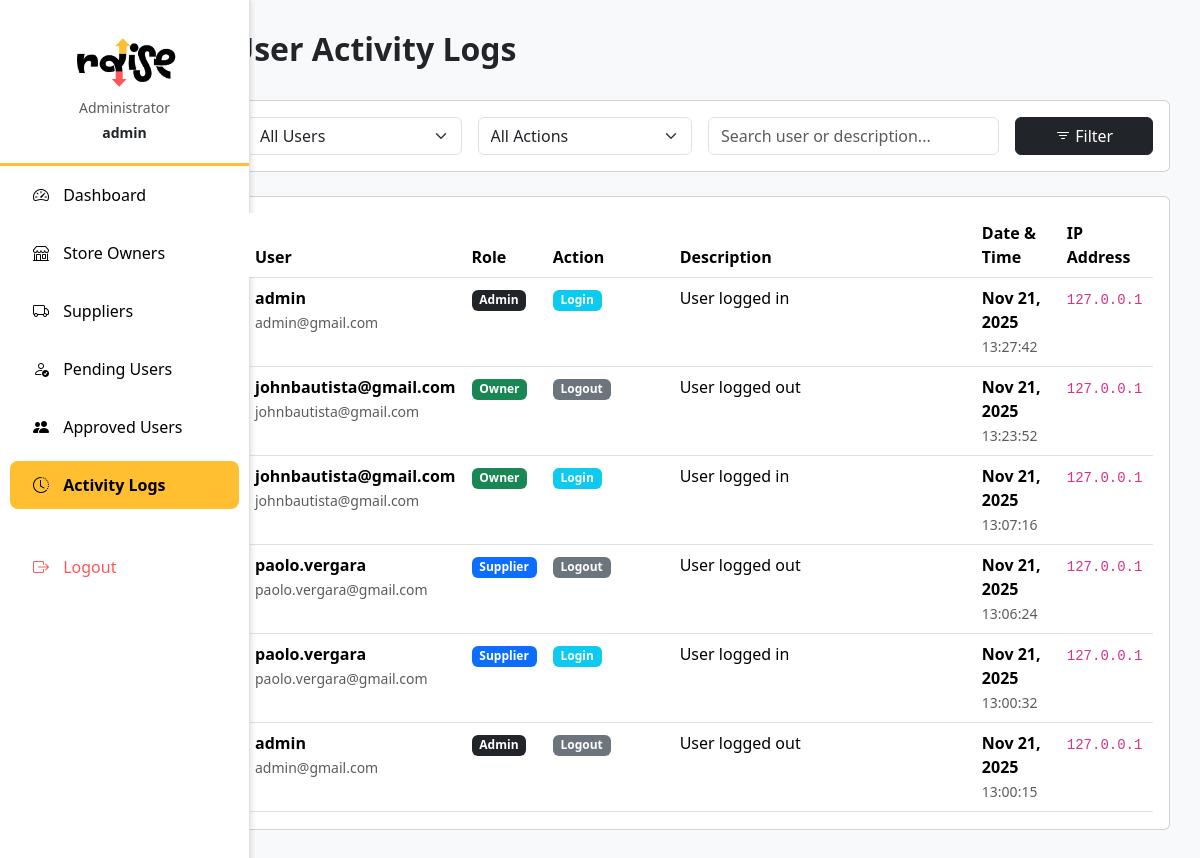
Page /sysadmin/logs/ (signed in) on the earlier database version.
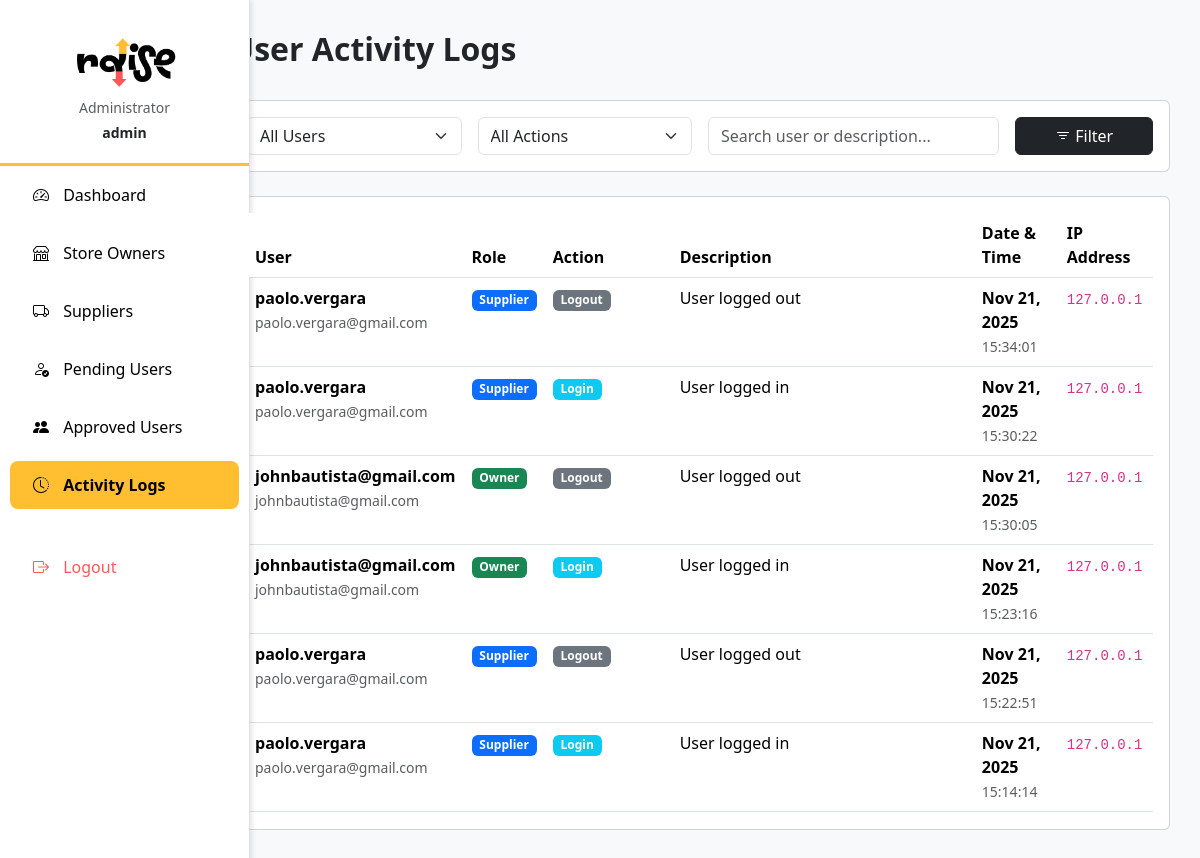
Same page on the later database version.
### myapp/models.py (models this page shows, shortened)
class ActivityLog(models.Model):
    ACTION_CHOICES = [
        ('login', 'Login'),
        ('logout', 'Logout'),
        ('create', 'Create'),
        ('update', 'Update'),
        ('delete', 'Delete'),
        ('order', 'Order Placed'),
        ('status_change', 'Status Changed'),
        ('stock_out', 'Stock Out'),
        ('restock', 'Restock'),
        ('order_approved', 'Order Approved'),
        ('order_rejected', 'Order Rejected'),
        ('order_delivered', 'Order Delivered'),
    ]
    user = models.ForeignKey(User, on_delete=models.CASCADE, related_name='activity_logs')
    action = models.CharField(max_length=20, choices=ACTION_CHOICES)
    description = models.TextField()
    timestamp = models.DateTimeField(auto_now_add=True)
    ip_address = models.GenericIPAddressField(null=True, blank=True)
    class Meta:
        ordering = ['-timestamp']

### myapp/admin_views.py (the view)
    def wrapper(request, *args, **kwargs):
        if not request.user.is_authenticated:
            return redirect('login')
        if not request.user.is_superuser:
            messages.error(request, "Access denied. Admin account required.")
            return redirect('landing')
        return view_func(request, *args, **kwargs)

### myapp/admin_views.py (called while the page is built)
def admin_required(view_func):
    def wrapper(request, *args, **kwargs):
        if not request.user.is_authenticated:
            return redirect('login')
        if not request.user.is_superuser:
            messages.error(request, "Access denied. Admin account required.")
            return redirect('landing')
        return view_func(request, *args, **kwargs)
    return wrapper

### myapp/context_processors.py (called while the page is built)
def notifications_context(request):
    if request.user.is_authenticated:
        return {
            'unread_notifications_count': get_unread_notification_count(request.user),
            'unread_messages_count': get_unread_message_count(request.user),
        }
    return {
        'unread_notifications_count': 0,
        'unread_messages_count': 0,
    }

### myapp/notifications.py (called while the page is built)
def get_unread_notification_count(user):
    return Notification.objects.filter(recipient=user, is_read=False).count()

def get_unread_message_count(user):
    return Message.objects.filter(recipient=user, is_read=False).count()

### myapp/templates/admin/activity_logs.html (shortened to what the changed rows need)
{% extends 'admin/base_new.html' %}
{% block content %}
<div class="d-flex justify-content-between align-items-center mb-4">
  <h2 class="fw-bold">User Activity Logs</h2>
</div>
<div class="card">
  <div class="card-body">
    {% if logs %}
      <div class="table-responsive" style="max-height: 600px; overflow-y: auto;">
        <table class="table table-hover">
          <thead class="sticky-top">
            <tr>
              <th>User</th>
              <th>Role</th>
              <th>Action</th>
              <th>Description</th>
              <th>Date & Time</th>
              <th>IP Address</th>
            </tr>
          </thead>
          <tbody>
            {% for log in logs %}
            <tr>
              <td>
                <strong>{{ log.user.username }}</strong><br>
                <small class="text-muted">{{ log.user.email }}</small>
              </td>
              <td>
                {% if log.user.is_superuser %}
                  <span class="badge bg-dark">Admin</span>
                {% elif log.user.profile.role == 'owner' %}
                  <span class="badge bg-success">Owner</span>
                {% elif log.user.profile.role == 'supplier' %}
                  <span class="badge bg-primary">Supplier</span>
                {% elif log.user.profile.role == 'staff' %}
                  <span class="badge bg-info">Staff</span>
                {% endif %}
              </td>
              <td>
                {% if log.action == 'login' %}
                  <span class="badge bg-info">{{ log.get_action_display }}</span>
                {% elif log.action == 'logout' %}
                  <span class="badge bg-secondary">{{ log.get_action_display }}</span>
                {% elif log.action == 'create' %}
                  <span class="badge bg-success">{{ log.get_action_display }}</span>
                {% elif log.action == 'update' %}
                  <span class="badge bg-warning text-dark">{{ log.get_action_display }}</span>
                {% elif log.action == 'delete' %}
                  <span class="badge bg-danger">{{ log.get_action_display }}</span>
                {% elif log.action == 'order' %}
                  <span class="badge bg-primary">{{ log.get_action_display }}</span>
                {% elif log.action == 'stock_out' %}
                  <span class="badge bg-warning">{{ log.get_action_display }}</span>
                {% elif log.action == 'restock' %}
                  <span class="badge bg-success">{{ log.get_action_display }}</span>
                {% elif log.action == 'order_approved' %}
                  <span class="badge bg-success">{{ log.get_action_display }}</span>
                {% elif log.action == 'order_rejected' %}
                  <span class="badge bg-danger">{{ log.get_action_display }}</span>
                {% elif log.action == 'order_delivered' %}
                  <span class="badge bg-primary">{{ log.get_action_display }}</span>
                {% elif log.action == 'status_change' %}
                  <span class="badge bg-info">{{ log.get_action_display }}</span>
                {% else %}
                  <span class="badge bg-secondary">{{ log.get_action_display }}</span>
                {% endif %}
              </td>
              <td>{{ log.description }}</td>
              <td>
                <strong>{{ log.timestamp|date:"M d, Y" }}</strong><br>
                <small class="text-muted">{{ log.timestamp|date:"H:i:s" }}</small>
              </td>
              <td>
                {% if log.ip_address %}
                  <code>{{ log.ip_address }}</code>
                {% else %}
                  <span class="text-muted">-</span>
                {% endif %}
              </td>
            </tr>
            {% endfor %}
          </tbody>
        </table>
      </div>
    {% else %}
      <div class="text-center py-5">
        <i class="bi bi-clock-history text-muted" style="font-size: 4rem;"></i>
        <h4 class="text-muted mt-3">No Activity Logs</h4>
        <p class="text-muted">User activities will appear here.</p>
      </div>
    {% endif %}
  </div>
</div>
{% endblock %}

Differences in the rows shown:
no longer on this page (row unchanged): ActivityLog: user.username "admin", user.email "admin@gmail.com", shows "Admin", action "Login", description "User logged in", timestamp "Nov 21, 2025", timestamp "13:27:42", ip_address "127.0.0.1"
no longer on this page (row unchanged): ActivityLog: user.username "johnbautista@gmail.com", user.email "johnbautista@gmail.com", shows "Owner", action "Logout", description "User logged out", timestamp "Nov 21, 2025", timestamp "13:23:52", ip_address "127.0.0.1"
no longer on this page (row unchanged): ActivityLog: user.username "johnbautista@gmail.com", user.email "johnbautista@gmail.com", shows "Owner", action "Login", description "User logged in", timestamp "Nov 21, 2025", timestamp "13:07:16", ip_address "127.0.0.1"
no longer on this page (row unchanged): ActivityLog: user.username "paolo.vergara", user.email "paolo.vergara@gmail.com", shows "Supplier", action "Logout", description "User logged out", timestamp "Nov 21, 2025", timestamp "13:06:24", ip_address "127.0.0.1"
no longer on this page (row unchanged): ActivityLog: user.username "paolo.vergara", user.email "paolo.vergara@gmail.com", shows "Supplier", action "Login", description "User logged in", timestamp "Nov 21, 2025", timestamp "13:00:32", ip_address "127.0.0.1"
no longer on this page (row unchanged): ActivityLog: user.username "admin", user.email "admin@gmail.com", shows "Admin", action "Logout", description "User logged out", timestamp "Nov 21, 2025", timestamp "13:00:15", ip_address "127.0.0.1"
added ActivityLog: user.username "paolo.vergara", user.email "paolo.vergara@gmail.com", shows "Supplier", action "Logout", description "User logged out", timestamp "Nov 21, 2025", timestamp "15:34:01", ip_address "127.0.0.1"
added ActivityLog: user.username "paolo.vergara", user.email "paolo.vergara@gmail.com", shows "Supplier", action "Login", description "User logged in", timestamp "Nov 21, 2025", timestamp "15:30:22", ip_address "127.0.0.1"
added ActivityLog: user.username "johnbautista@gmail.com", user.email "johnbautista@gmail.com", shows "Owner", action "Logout", description "User logged out", timestamp "Nov 21, 2025", timestamp "15:30:05", ip_address "127.0.0.1"
added ActivityLog: user.username "johnbautista@gmail.com", user.email "johnbautista@gmail.com", shows "Owner", action "Login", description "User logged in", timestamp "Nov 21, 2025", timestamp "15:23:16", ip_address "127.0.0.1"
added ActivityLog: user.username "paolo.vergara", user.email "paolo.vergara@gmail.com", shows "Supplier", action "Logout", description "User logged out", timestamp "Nov 21, 2025", timestamp "15:22:51", ip_address "127.0.0.1"
added ActivityLog: user.username "paolo.vergara", user.email "paolo.vergara@gmail.com", shows "Supplier", action "Login", description "User logged in", timestamp "Nov 21, 2025", timestamp "15:14:14", ip_address "127.0.0.1"
